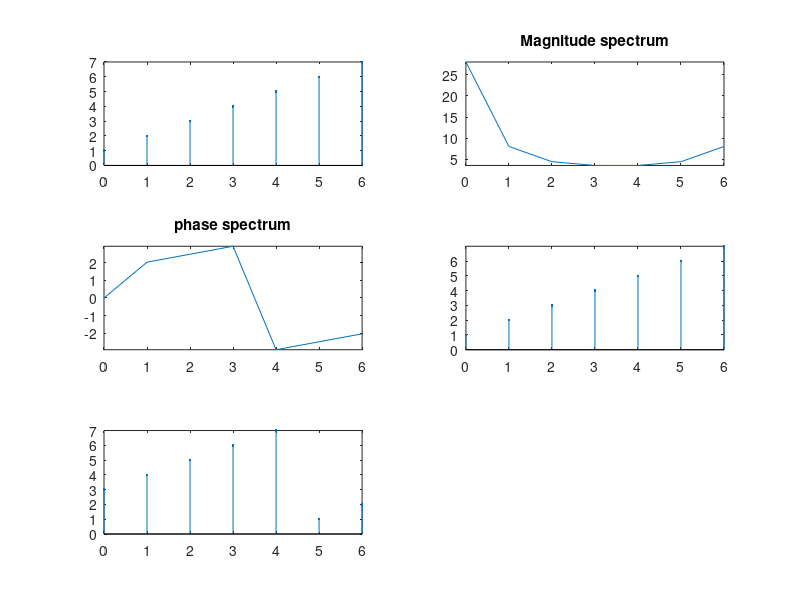

Write MATLAB code to recreate this figure.
clc; #... Clear command line
clear all; #... Clear variables
close all; #... Clear figures

#... Discrete Fourier Transform

xInput = [1 2 3 4 5 6 7]
nPoint = length(xInput); #... How many point dft
n = 0:nPoint-1 #... Time(n)
xLength = length(xInput);
subplot(3,2,1);
stem(n, xInput, ".");

if(nPoint < xLength)
  error("Can not perform dft. Point should be >= length");
endif

xInput = [xInput zeros(1,nPoint-xLength)];

for k = 0:nPoint-1
  xD(k+1) = 0;
  for n = 0:nPoint-1
    xD(k+1) = xD(k+1)+xInput(n+1)*exp(-i*2*pi*k*n/nPoint);
  endfor
endfor

#... Ploting magnitude
n = 0:nPoint-1;
subplot(3,2,2);
plot(n, abs(xD));
axis tight;
title("Magnitude spectrum");

#... Ploting phase
n = 0:nPoint-1
subplot(3,2,3);
plot(n, angle(xD));
axis tight;
title("phase spectrum");

#... Inverse Discrete Fourier Transform

for k = 0:nPoint-1
  xInv(k+1) = 0;
  for n = 0:nPoint-1
    xInv(k+1) = xInv(k+1)+xD(n+1)*exp(i*2*pi*n*k/nPoint);
  endfor
  xInv(k+1) = xInv(k+1)/nPoint;
endfor

#... Ploting Inverse DFT
n = 0:nPoint-1
subplot(3,2,4);
stem(n, xInv, ".");
axis tight;

#... Time shifting property
m = 2;
for k = 0:nPoint-1
  xD(k+1) = xD(k+1)*exp(i*2*pi*k*m/nPoint);
endfor

for k = 0:nPoint-1
  xInv(k+1) = 0;
  for n = 0:nPoint-1
    xInv(k+1) = xInv(k+1)+xD(n+1)*exp(i*2*pi*n*k/nPoint);
  endfor
  xInv(k+1) = xInv(k+1)/nPoint;
endfor

#... Ploting shifted Inverse DFT
n = 0:nPoint-1
subplot(3,2,5);
stem(n, xInv, ".");
axis tight;

